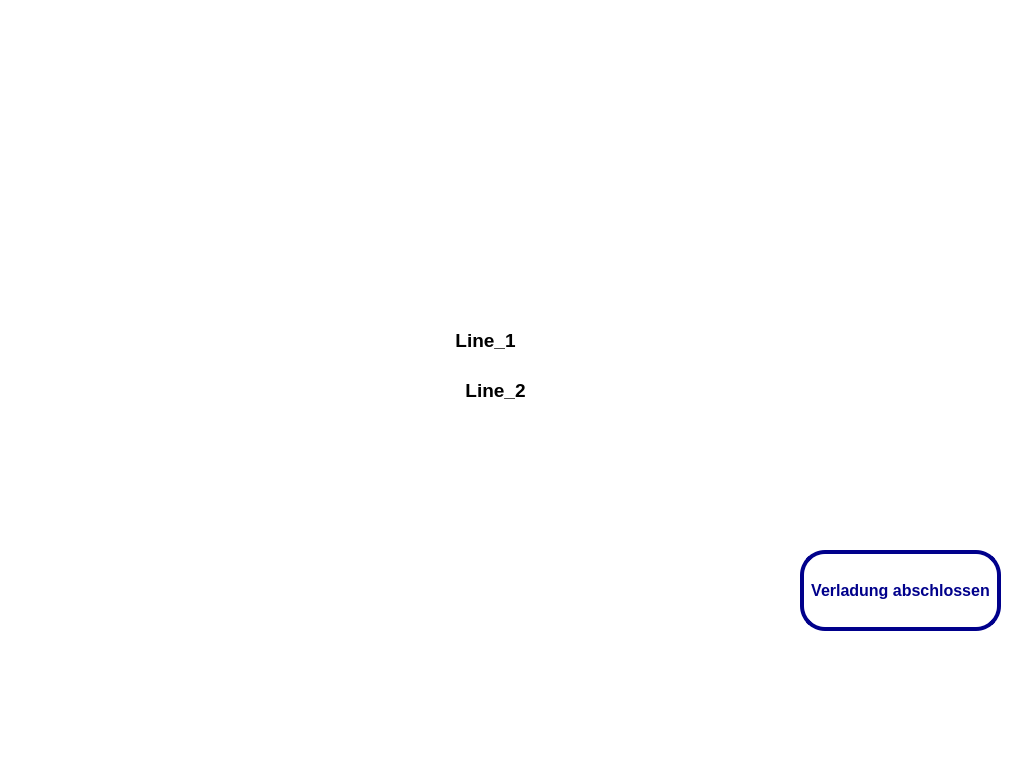
<?xml version="1.0" encoding="UTF-8"?>
<ui version="4.0">
 <class>StartLoading</class>
 <widget class="QWidget" name="StartLoading">
  <property name="geometry">
   <rect>
    <x>0</x>
    <y>0</y>
    <width>1024</width>
    <height>768</height>
   </rect>
  </property>
  <property name="windowTitle">
   <string>Trimble</string>
  </property>
  <property name="styleSheet">
   <string notr="true">background-color: rgb(255, 255, 255);</string>
  </property>
  <widget class="QPushButton" name="backButton">
   <property name="geometry">
    <rect>
     <x>24</x>
     <y>530</y>
     <width>151</width>
     <height>111</height>
    </rect>
   </property>
   <property name="styleSheet">
    <string notr="true">border: 1px solid white;</string>
   </property>
   <property name="text">
    <string/>
   </property>
   <property name="icon">
    <iconset>
     <normalon>img/BackArrow.png</normalon>
    </iconset>
   </property>
   <property name="iconSize">
    <size>
     <width>103</width>
     <height>105</height>
    </size>
   </property>
  </widget>
  <widget class="QLabel" name="logo">
   <property name="geometry">
    <rect>
     <x>720</x>
     <y>20</y>
     <width>281</width>
     <height>81</height>
    </rect>
   </property>
   <property name="autoFillBackground">
    <bool>false</bool>
   </property>
   <property name="text">
    <string/>
   </property>
   <property name="pixmap">
    <pixmap>img/Logo.png</pixmap>
   </property>
   <property name="scaledContents">
    <bool>true</bool>
   </property>
  </widget>
  <widget class="QPushButton" name="nextButton">
   <property name="geometry">
    <rect>
     <x>800</x>
     <y>550</y>
     <width>201</width>
     <height>81</height>
    </rect>
   </property>
   <property name="font">
    <font>
     <pointsize>12</pointsize>
     <weight>75</weight>
     <bold>true</bold>
    </font>
   </property>
   <property name="styleSheet">
    <string notr="true">border: 4px solid darkblue;
color: darkblue;
border-radius: 25px;</string>
   </property>
   <property name="text">
    <string>Verladung abschlossen</string>
   </property>
   <property name="iconSize">
    <size>
     <width>103</width>
     <height>105</height>
    </size>
   </property>
  </widget>
  <widget class="QLabel" name="label">
   <property name="geometry">
    <rect>
     <x>400</x>
     <y>150</y>
     <width>161</width>
     <height>131</height>
    </rect>
   </property>
   <property name="styleSheet">
    <string notr="true">align: center;</string>
   </property>
   <property name="text">
    <string/>
   </property>
   <property name="pixmap">
    <pixmap>img/information.png</pixmap>
   </property>
   <property name="scaledContents">
    <bool>true</bool>
   </property>
   <property name="alignment">
    <set>Qt::AlignCenter</set>
   </property>
  </widget>
  <widget class="QLabel" name="msg_label">
   <property name="geometry">
    <rect>
     <x>10</x>
     <y>320</y>
     <width>951</width>
     <height>41</height>
    </rect>
   </property>
   <property name="font">
    <font>
     <pointsize>14</pointsize>
     <weight>75</weight>
     <bold>true</bold>
    </font>
   </property>
   <property name="layoutDirection">
    <enum>Qt::LeftToRight</enum>
   </property>
   <property name="autoFillBackground">
    <bool>false</bool>
   </property>
   <property name="text">
    <string>Line_1</string>
   </property>
   <property name="alignment">
    <set>Qt::AlignCenter</set>
   </property>
  </widget>
  <widget class="QLabel" name="msg_label_2">
   <property name="geometry">
    <rect>
     <x>20</x>
     <y>370</y>
     <width>951</width>
     <height>41</height>
    </rect>
   </property>
   <property name="font">
    <font>
     <pointsize>14</pointsize>
     <weight>75</weight>
     <bold>true</bold>
    </font>
   </property>
   <property name="layoutDirection">
    <enum>Qt::LeftToRight</enum>
   </property>
   <property name="autoFillBackground">
    <bool>false</bool>
   </property>
   <property name="text">
    <string>Line_2</string>
   </property>
   <property name="alignment">
    <set>Qt::AlignCenter</set>
   </property>
  </widget>
 </widget>
 <resources/>
 <connections/>
</ui>
